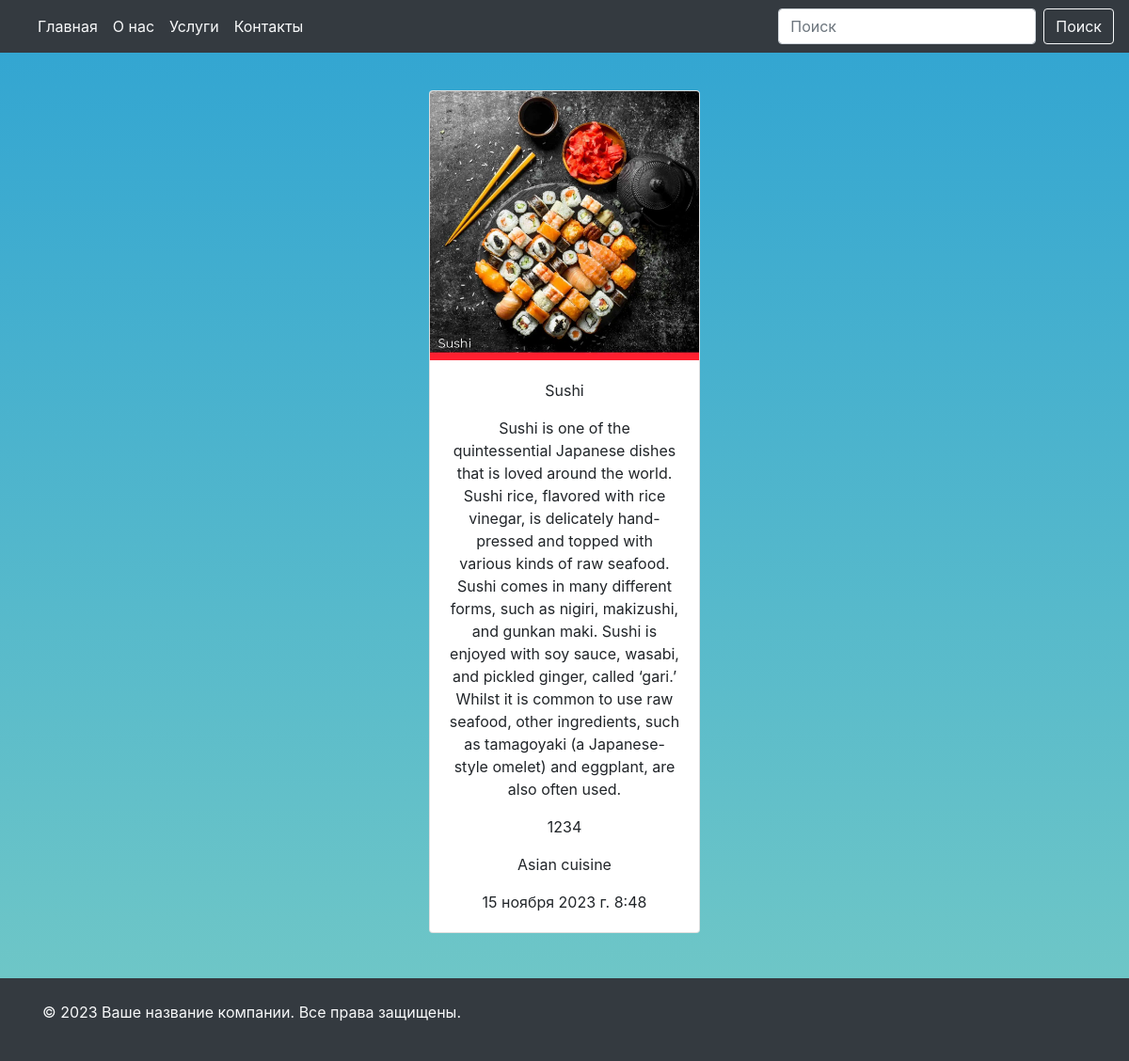
/film_detail/1/, run on the app's committed database.
### main_page/models.py (models this page shows, shortened)
class FilmPostModel(models.Model):
    GENRE = (
        ('American cuisine', 'American cuisine'),
        ('Asian cuisine', 'Asian cuisine')
    )
    title = models.CharField(max_length=100, verbose_name="Enter your film name")
    description = models.TextField()
    image = models.ImageField(upload_to='films/')
    cost = models.PositiveIntegerField()
    genre = models.CharField(max_length=100, choices=GENRE)
    created_at = models.DateTimeField(auto_now_add=True)

### main_page/views.py (the view)
# urls.py: path('film_detail/<int:id>/', film_detail_view),
def film_detail_view(request, id):
    if request.method == 'GET':
        film_id = get_object_or_404(FilmPostModel, id=id)
        return render(request, template_name='main_page/film_detail.html', context={'film_id': film_id})

### templates/main_page/film_detail.html
{% include 'header_and_footer/header.html' %}
<br><br><br><br>
<center>
<div class="card" style="width: 18rem;">
  <img src="{{film_id.image.url}}" class="card-img-top" alt="...">
  <div class="card-body">
    <p class="card-text">{{film_id.title}}</p>
    <p class="card-text">{{film_id.description}}</p>
    <p class="card-text">{{film_id.cost}}</p>
    <p class="card-text">{{film_id.genre}}</p>
    <p class="card-text">{{film_id.created_at}}</p>
  </div>
</div>
</center>
{% include 'header_and_footer/footer.html' %}

### templates/header_and_footer/header.html (style rules this page uses)
body { background: linear-gradient(to bottom, #30a4d2, #73c9c6); }

### data on the page
FilmPostModel: image (picture), title "Sushi", description "Sushi is one of the quintessential Japanese dishes that is loved around the world. Sushi rice, flavored with rice vinegar, is delicately hand-pressed and topped with various kinds of raw seafood. Sushi comes in many different forms, such as nigiri, makizushi, and gunkan maki. Sushi is enjoyed with soy sauce, wasabi, and pickled ginger, called ‘gari.’ Whilst it is common to use raw seafood, other ingredients, such as tamagoyaki (a Japanese-style omelet) and eggplant, are also often used.", cost "1234", genre "Asian cuisine", created_at "15 ноября 2023 г. 8:48"
